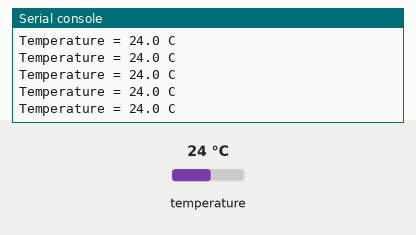
This program was run on a simulated Circuit Playground running CircuitPython. Parts: the last lines printed to the serial console. Inputs (shaded band) come from the test bench; at power-on: temperature 24 °C.

Above: at 1.2 s.
1.3 s: temperature set to 12 °C
At 1.9 s:
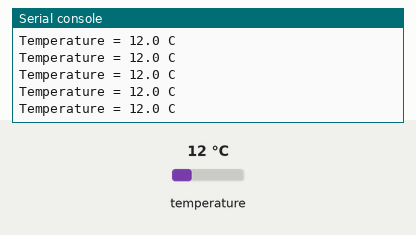
2.8 s: temperature set to 19 °C
At 3.7 s:
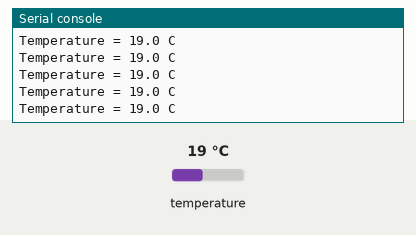
Timing chart, 0 to 5.8 s (numbered marks = the images above; inputs shaded):
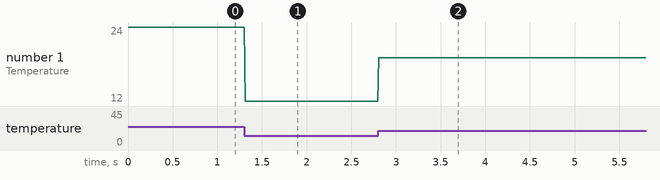

The program:

code.py
```python
#import libraries
import time
import board
from adafruit_circuitplayground import cp

#set up
#no set up required when using the cp library

#loop
while True:
    temp_c = cp.temperature
    print( "Temperature = {} C".format( temp_c )) #easy to read

    #slow the loop only in one place
    time.sleep( 0.01 )
```

Measured:
- after the input at 1.3 s, the serial console: prints a new line at once (image 1)
- after the input at 2.8 s, the serial console: prints a new line at once (image 2)
- plotted number 1: 24 → 12 after the input at 1.3 s, 12 → 19 after the input at 2.8 s
